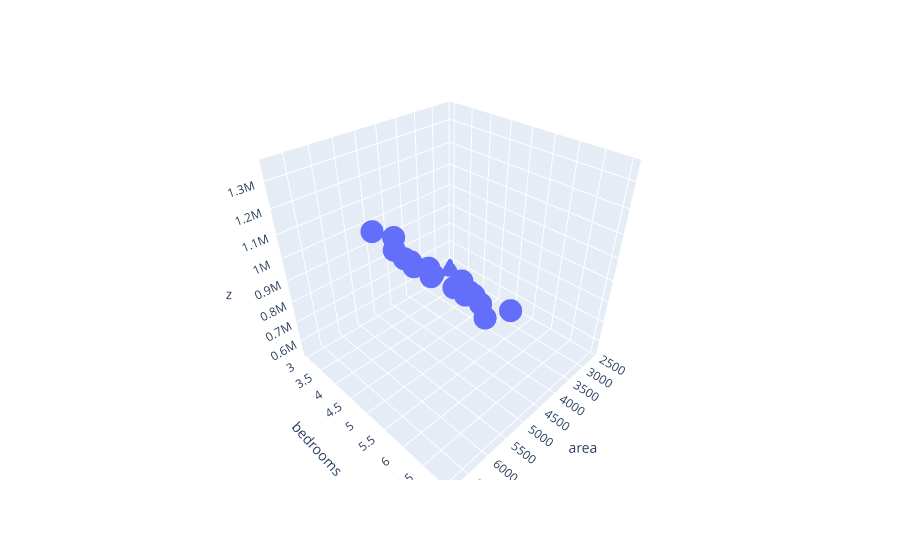

Notebook source saved alongside this figure:
### Code cell
import plotly.express as px
import plotly.graph_objects as go
fig = px.scatter_3d(features, x=features.area,y=features.bedrooms,z=target)
fig.show()

### Figure 1 — Plotly figure (JSON) as saved in the notebook; plotly's stock layout.template omitted (floating-point values rounded to 4 significant figures)
{"data": [{"hovertemplate": "area=%{x}<br>bedrooms=%{y}<br>z=%{z}<extra></extra>", "legendgroup": "", "marker": {"color": "#636efa", "symbol": "circle"}, "mode": "markers", "name": "", "scene": "scene", "showlegend": false, "type": "scatter3d", "x": [2600, 3000, 3200, 3600, 4000, 4100, 4200, 4400, 4600, 4800, 5000, 5200, 5400, 5600, 5800, 6000, 6200, 6400, 6600, 6800], "y": [3, 4, 4, 5, 5, 6, 4, 5, 5, 4, 6, 5, 6, 5, 5, 5, 6, 5, 7, 6], "z": [550000, 565000, 610000, 595000, 760000, 810000, 780000, 830000, 860000, 900000, 940000, 970000, 1020000, 1050000, 1100000, 1150000, 1200000, 1250000, 1300000, 1350000]}], "layout": {"legend": {"tracegroupgap": 0}, "margin": {"t": 60}, "scene": {"domain": {"x": [0, 1], "y": [0, 1]}, "xaxis": {"title": {"text": "area"}}, "yaxis": {"title": {"text": "bedrooms"}}, "zaxis": {"title": {"text": "z"}}}}}
